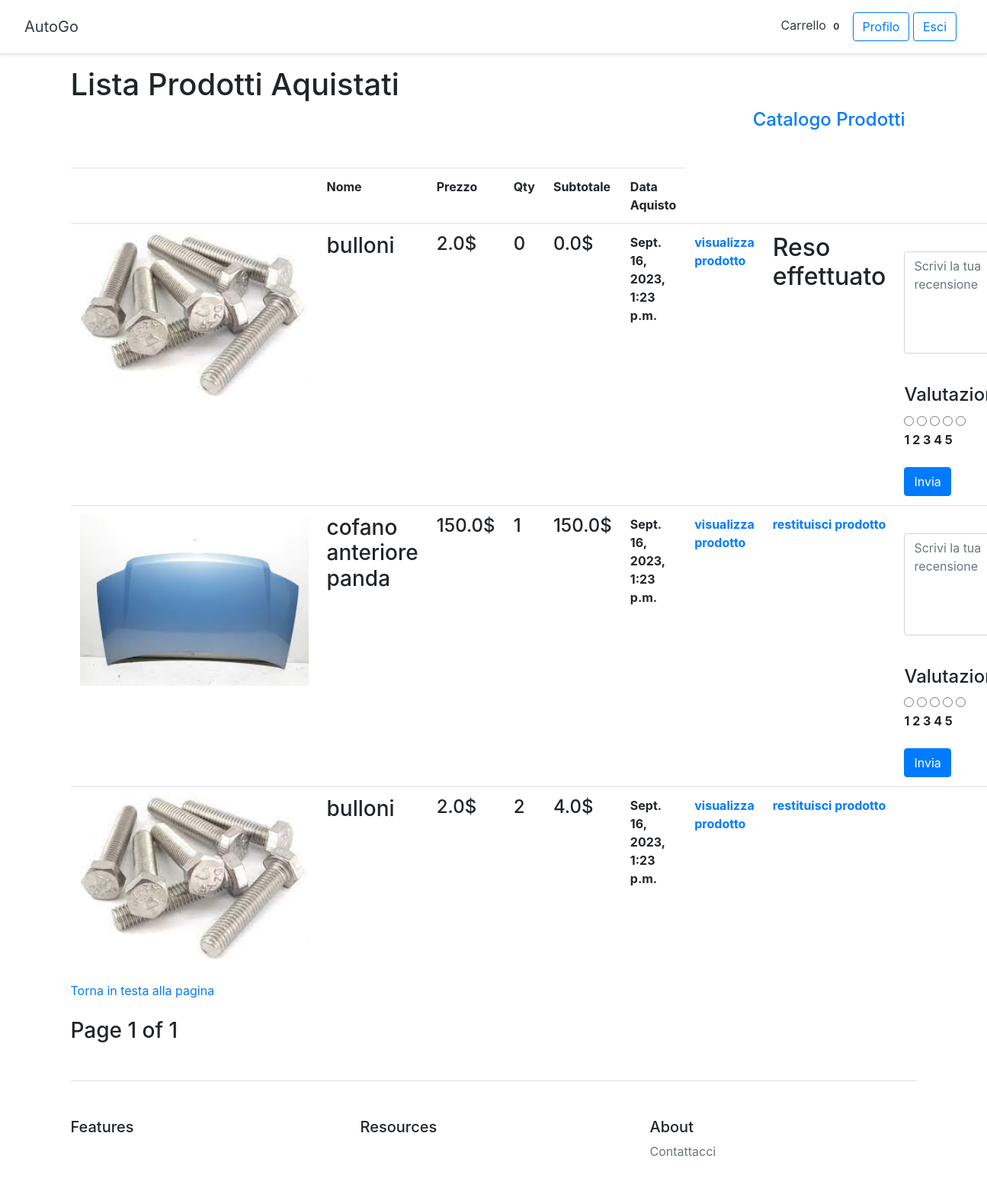
The page /ordine/list/ (signed in) on the database its author committed.
### ordine/models.py (models this page shows, shortened)
class Ordine(models.Model):
    user = models.ForeignKey(settings.AUTH_USER_MODEL, on_delete=models.CASCADE)
    prodotto = models.ForeignKey(Prodotto, on_delete=models.DO_NOTHING)
    quantity = models.IntegerField()
    totale = models.FloatField()
    indirizzo = models.CharField(max_length=100)
    email = models.CharField(max_length=100)
    telefono = models.IntegerField()
    data = models.DateTimeField()
    spedito = models.BooleanField(default=False)
    restituito = models.BooleanField(default=False)
    class Meta:
        ordering = ('-data',)

### prodotto/models.py (models this page shows)
class Prodotto(models.Model):
    DUE_RUOTE = 'DR'
    TRE_RUOTE = 'TR'
    QUATTRO_RUOTE = 'QR'
    ALTRO = 'AL'
    categorie = [
        (DUE_RUOTE, 'DUE RUOTE'),
        (TRE_RUOTE, 'TRE RUOTE'),
        (QUATTRO_RUOTE, 'QUATTRO RUOTE'),
        (ALTRO, 'ALTRO'),
    ]
    categoria = models.CharField(max_length=2, choices=categorie, default='AL')
    titolo = models.CharField(max_length=100)
    id_prodotto = models.CharField(max_length=60)
    slug = models.SlugField()
    img = models.ImageField(upload_to="images/")
    descrizione = models.CharField(max_length=1000)
    prezzo = models.FloatField()
    ricambio = models.CharField(max_length=150)
    anno = models.IntegerField(blank=True, null=True)
    n_acquisti = models.IntegerField(default=0)
    marca = models.CharField(max_length=100)
    publicato = models.DateTimeField(auto_now_add=True)
    modificato = models.DateTimeField(auto_now=True)
    class Meta:
        ordering = ('-publicato',)
    def __str__(self):
        return self.titolo

### ordine/views.py (the view)
# urls.py: path('list/', views.OrdineListView.as_view(), name='ordine-list'),
@method_decorator(login_required, name='dispatch')
class OrdineListView(ListView):
    model = Ordine
    paginate_by = 3
    template_name = 'ordine/ordine_list.html'
    def get_queryset(self):
        user_id = self.request.user.id
        queryset = Ordine.objects.filter(user=user_id)
        return queryset
    def get_context_data(self, **kwargs):
        context = super().get_context_data(**kwargs)
        context['prodotti_all'] = Prodotto.objects.all()
        return context

### carrello/context_processor.py (called while the page is built)
def cart_total_amount(request):
    if request.user.is_authenticated:
        cart = Cart(request)
        total_bill = 0.0
        for key, value in request.session['cart'].items():
            total_bill = total_bill + (float(value['price']) * value['quantity'])
        return {'cart_total_amount': total_bill}
    else:
        return {'cart_total_amount': 0}

### ordine/templates/ordine/ordine_list.html (shortened to what this page needs)
{% extends "homepage/base.html" %}
{% load static %}
{% load ordine_tag %}
{% block content %}
    <h1>Lista Prodotti Aquistati</h1>
    <div class="breadcrumb-area">
        <div class="container">
            <div class="row align-items-center justify-content-center">
                <div class="col-12 text-right">
                    <h4><a href={% url 'prodotto:prodotto-list' %}>Catalogo Prodotti</a></h4>
                </div>
            </div>
        </div>
    </div>
    <br>
    {% if object_list|length %}
        <table class="table">
            <ul>
                <tr>
                    <th></th>
                    <th>Nome</th>
                    <th>Prezzo</th>
                    <th>Qty</th>
                    <th>Subtotale</th>
                    <th>Data Aquisto</th>
                </tr>
                {% for prodotti in object_list %}
                    <tr>
                        <th><img src="{{ prodotti.prodotto.img.url }}" width="300"></th>
                        <th><h3>{{ prodotti.prodotto }}</h3></th>
                        <th><h4>{{ prodotti.prodotto.prezzo }}$</h4></th>
                        <th><h4>{{ prodotti.quantity }}</h4></th>
                        <th><h4>{{ prodotti.totale }}$</h4></th>
                        <th>{{ prodotti.data }}</th>
                        {% for prod in prodotti_all %}
                            {% if prod.id == prodotti.prodotto.id %}
                                <th><a href="{% url 'prodotto:prodotto-detail' prodotti.prodotto.id %}">visualizza prodotto</a>
                                </th>
                            {% endif %}
                        {% endfor %}
                        {% if prodotti.restituito == 0 %}
                            <th><a href="{% url 'ordine:restituisci-page' prodotti.id %}">restituisci prodotto</a>
                            </th>
                        {% else %}
                            <th><h2>Reso effettuato</h2></th>
                        {% endif %}
                        <th>
                            {% if prodotti.spedito %}
                                <form class="review-form" method="get" action="{% url 'ordine:recensione-page' %}">
                                    <br>
                                    <div class="form-group">
                            <textarea name="commento" id="commento" class="form-control" rows="5"
                                      placeholder="Scrivi la tua recensione"></textarea>
                                    </div>
                                    <br>
                                    <div class="form-group">
                                        <div class="input rating">
                                            <div class="rating-wrapper">
                                                <h4>Valutazione</h4>
                                                <input type="radio" required="required" id="star-1" name="valutazione"
                                                       value="1"/>
                                                <input type="radio" required="required" id="star-2" name="valutazione"
                                                       value="2"/>
                                                <input type="radio" required="required" id="star-3" name="valutazione"
                                                       value="3"/>
                                                <input type="radio" required="required" id="star-4" name="valutazione"
                                                       value="4"/>
                                                <input type="radio" required="required" id="star-5" name="valutazione"
                                                       value="5"/>
                                                <br>
                                                <label for="star-1" class="fas fa-star">1</label>
                                                <label for="star-2" class="fas fa-star">2</label>
                                                <label for="star-3" class="fas fa-star">3</label>
                                                <label for="star-4" class="fas fa-star">4</label>
                                                <label for="star-5" class="fas fa-star">5</label>
                                            </div>
                                        </div>
                                    </div>
                                    <div>
                                        <input type="submit" name="submit" class="btn btn-primary pull-right"
                                               value="Invia">
                                    </div>
                                </form>
                            {% endif %}
                        </th>
                    </tr>
                {% endfor %}
            </ul>
        </table>
        <a href="">Torna in testa alla pagina</a><br>
        <br>
        <div>
            <h3>
                <div class="pagination">
    <span class="step-links">
        <span class="current">
            Page {{ page_obj.number }} of {{ page_obj.paginator.num_pages }}
        </span>
    </span>
                </div>
            </h3>
        </div>
    {% else %}
        <h3>Non hai ancora acquistato nessun prodotto</h3><br>
    {% endif %}
{% endblock %}

### rows shown on the page
Ordine: prodotto.img (picture), prodotto "bulloni", prodotto.prezzo "2.0", quantity "0", totale "0.0", data "Sept. 16, 2023, 1:23 p.m.", restituito "Reso effettuato"
Prodotto: shows "visualizza prodotto"
Ordine: prodotto.img (picture), prodotto "cofano anteriore panda", prodotto.prezzo "150.0", quantity "1", totale "150.0", data "Sept. 16, 2023, 1:23 p.m.", restituito "restituisci prodotto"
Prodotto: shows "visualizza prodotto"
Ordine: prodotto.img (picture), prodotto "bulloni", prodotto.prezzo "2.0", quantity "2", totale "4.0", data "Sept. 16, 2023, 1:23 p.m.", restituito "restituisci prodotto"

### other values the page prints
{{ request.session.cart|length }} "0"
{{ page_obj.number }} "1"
{{ page_obj.paginator.num_pages }} "1"
